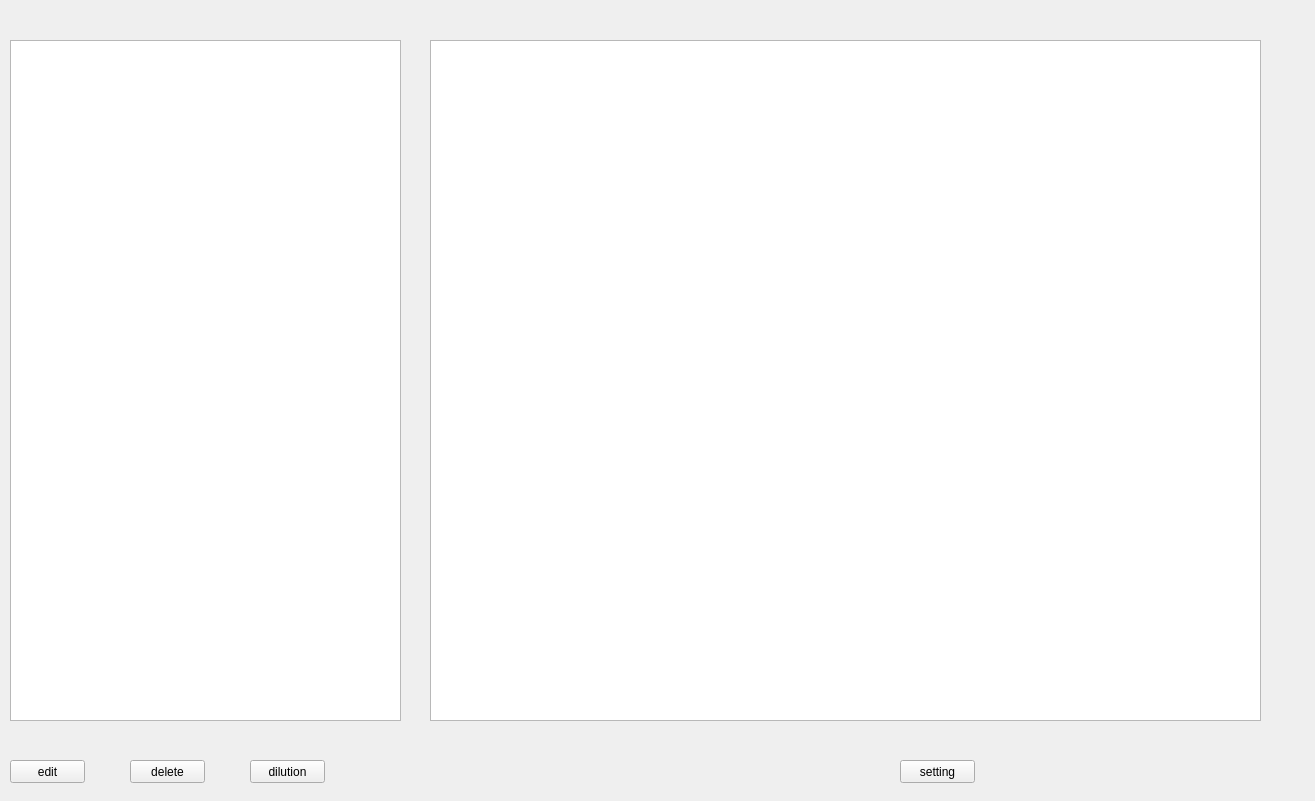
<?xml version="1.0" encoding="UTF-8"?>
<ui version="4.0">
 <class>CalibrationRegister</class>
 <widget class="QWidget" name="CalibrationRegister">
  <property name="geometry">
   <rect>
    <x>0</x>
    <y>0</y>
    <width>1315</width>
    <height>801</height>
   </rect>
  </property>
  <property name="windowTitle">
   <string>CalibrationRegister</string>
  </property>
  <widget class="QPushButton" name="editBtn">
   <property name="geometry">
    <rect>
     <x>10</x>
     <y>760</y>
     <width>75</width>
     <height>23</height>
    </rect>
   </property>
   <property name="text">
    <string>edit</string>
   </property>
  </widget>
  <widget class="QPushButton" name="delBtn">
   <property name="geometry">
    <rect>
     <x>130</x>
     <y>760</y>
     <width>75</width>
     <height>23</height>
    </rect>
   </property>
   <property name="text">
    <string>delete</string>
   </property>
  </widget>
  <widget class="QPushButton" name="CaliDilution">
   <property name="geometry">
    <rect>
     <x>250</x>
     <y>760</y>
     <width>75</width>
     <height>23</height>
    </rect>
   </property>
   <property name="text">
    <string>dilution</string>
   </property>
  </widget>
  <widget class="QPushButton" name="settingBtn">
   <property name="geometry">
    <rect>
     <x>900</x>
     <y>760</y>
     <width>75</width>
     <height>23</height>
    </rect>
   </property>
   <property name="text">
    <string>setting</string>
   </property>
  </widget>
  <widget class="QTableWidget" name="caliGroup">
   <property name="geometry">
    <rect>
     <x>10</x>
     <y>40</y>
     <width>391</width>
     <height>681</height>
    </rect>
   </property>
  </widget>
  <widget class="QTableWidget" name="caliDetail">
   <property name="geometry">
    <rect>
     <x>430</x>
     <y>40</y>
     <width>831</width>
     <height>681</height>
    </rect>
   </property>
  </widget>
 </widget>
 <layoutdefault spacing="6" margin="11"/>
 <resources/>
 <connections/>
</ui>
